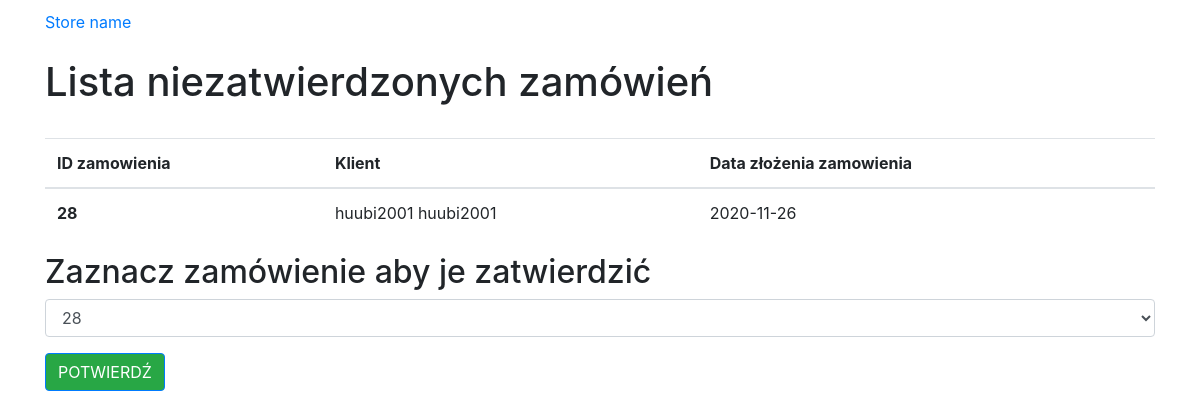
/admin/potwierdz.php (signed in), run on the app's committed database.
### tables this page shows
CREATE TABLE `zamowienia` (
  `id_zamowienie` int(11) NOT NULL,
  `id_klient` int(11) NOT NULL,
  `zlozone` date NOT NULL,
  `dostarczone` date DEFAULT NULL,
  `dostawa` int(11) DEFAULT NULL,
  `czyPotwierdzone` varchar(1) DEFAULT '0'
);

CREATE TABLE `klienci` (
  `id_klient` int(11) NOT NULL,
  `imie` varchar(45) NOT NULL,
  `nazwisko` varchar(45) NOT NULL,
  `login` varchar(45) NOT NULL,
  `haslo` varchar(45) NOT NULL,
  `czyPotwierdzone` varchar(1) DEFAULT '0',
  `email` varchar(50) NOT NULL,
  `token` varchar(32) DEFAULT NULL,
  `id_adres` int(11) NOT NULL DEFAULT '0'
);

### admin/potwierdz.php (the view, shortened to what this page needs)
<?php
include_once('../includes/connect.php');
$query=$pdo->prepare("SELECT id_zamowienie,id_klient,zlozone FROM zamowienia WHERE czyPotwierdzone='0'");
$query->execute();
$zamowienia=$query->fetchAll();
if($query->rowCount()==0){
?>
<!DOCTYPE html>
<html>
<head>
  <title>Store name</title>
  <meta charset="utf-8">
  <link rel="stylesheet" href="../css/style.css" type="text/css" />
  <link rel="stylesheet" href="https://cdn.jsdelivr.net/npm/bootstrap@4.5.3/dist/css/bootstrap.min.css">
</head>
<body>
  <div class="container">
    <center><a href="index.php" id="logo"> Store name </a></center><br><br>
    <h1 class="text-center">Brak zamówień do potwierdzenia</h1>
  </div>
  <script src="https://code.jquery.com/jquery-3.5.1.slim.min.js"></script>
  <script src="https://cdn.jsdelivr.net/npm/bootstrap@4.5.3/dist/js/bootstrap.bundle.min.js"></script>
</body>
</html>
<?php } else { ?>
<!DOCTYPE html>
<html>
<head>
  <link rel="stylesheet" href="../css/style.css" type="text/css" />
  <link rel="stylesheet" href="https://cdn.jsdelivr.net/npm/bootstrap@4.5.3/dist/css/bootstrap.min.css">
</head>
<body>
  <div class="container">
    <a href="index.php" id="logo">Store name</a><br><br>
    <h1>Lista niezatwierdzonych zamówień</h1><br>
    <table class="table">
  <thead>
    <tr>
      <th scope="col">ID zamowienia</th>
      <th scope="col">Klient</th>
      <th scope="col">Data złożenia zamowienia</th>
    </tr>
  </thead>
  <tbody>
    <?php foreach($zamowienia as $zam) {
      $q=$pdo->prepare("SELECT id_klient FROM zamowienia WHERE id_zamowienie=?");
      $q->bindValue(1,$zam['id_zamowienie']);
      $q->execute();
      $klient=$q->fetch();
      $q2=$pdo->prepare("SELECT * FROM klienci WHERE id_klient=?");
      $q2->bindValue(1,$klient['id_klient']);
      $q2->execute();
      $imie=$q2->fetch();
      ?>
    <tr>
      <th scope="row"><?php echo $zam['id_zamowienie'] ?></th>
      <td><?php echo $imie['imie'].' '.$imie['nazwisko'] ?></td>
      <td><?php echo $zam['zlozone'] ?></td>
    </tr>
<?php } ?>
  </tbody>
</table>
    <h2> Zaznacz zamówienie aby je zatwierdzić</h2>
    <form action="potwierdz.php" method="post">
      <div class="form-group">
  <select  class="form-control" name="orders" id="exampleFormControlSelect2">
      <?php
        foreach($zamowienia as $zam){
          echo "<option>".$zam['id_zamowienie']."</option>";
        }
      ?>
</select>
  </div>
  <button  class="btn btn-primary bg-success" name="zatwierdz">POTWIERDŹ</button>
    </form>
  </div>
</body>
</html>
<?php } ?>

### css/style.css (style rules this page uses)
body { padding-top:10px; font-family: Arial ; border-color: black; }
.container { width: 500px; margin: 0 auto; }

### data on the page
zamowienia: id_zamowienie "28", id_klient.imie "huubi2001", id_klient.nazwisko "huubi2001", zlozone "2020-11-26"

### other printed values
form field orders "28"
